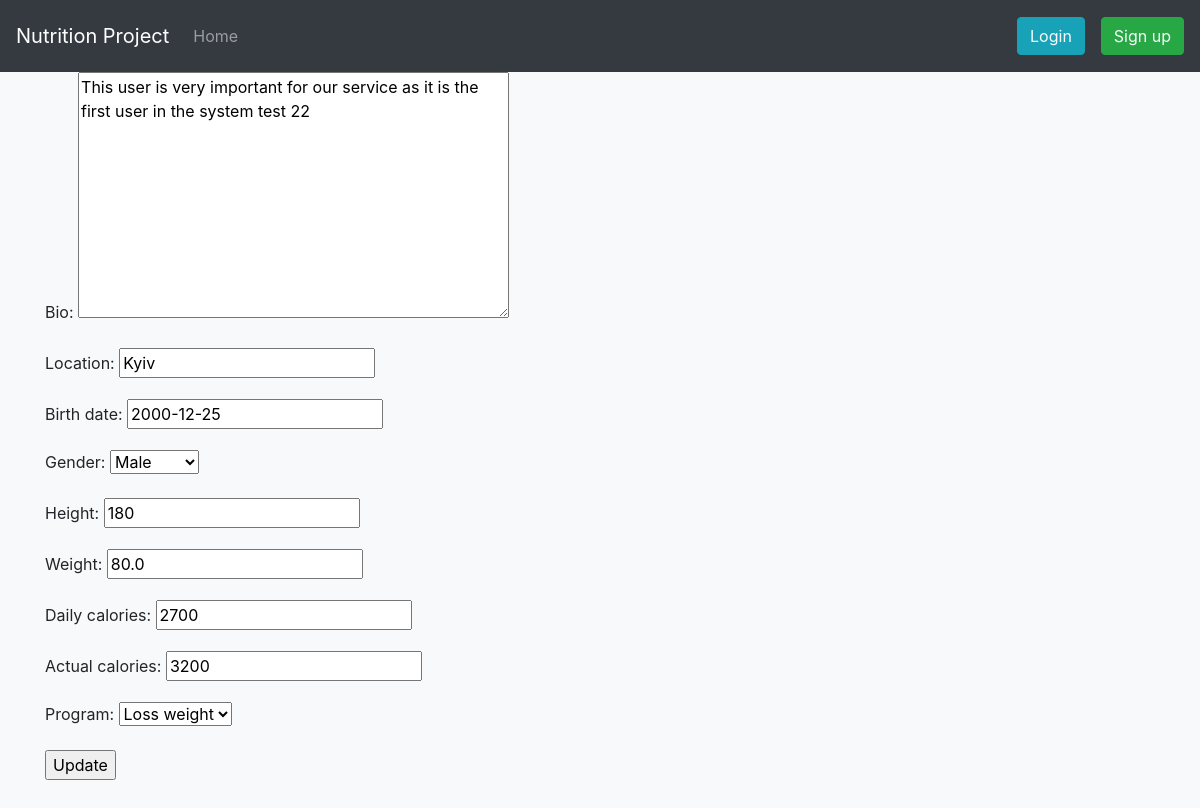
/nutrition/1/update, run on the app's committed database.
### nutrition/models.py (models this page shows, shortened)
class Profile(models.Model):
    user = models.OneToOneField(User, on_delete=models.CASCADE)
    medical_info = models.OneToOneField(MedicalInfo, on_delete=models.CASCADE)
    bio = models.TextField(max_length=500, blank=True)
    location = models.CharField(max_length=30, blank=True)
    birth_date = models.DateField(null=True, blank=True)
    gender = models.IntegerField(choices=GENDER_CHOICES)
    height = models.IntegerField()
    weight = models.FloatField()
    daily_calories = models.IntegerField()
    actual_calories = models.IntegerField()
    program = models.ForeignKey('Program', on_delete=models.SET_NULL, null=True, blank=True)

### nutrition/views.py (the view)
# urls.py: path('<int:pk>/update', ProfileUpdate.as_view(), name='profile-update'),
class ProfileUpdate(generic.UpdateView):
    model = Profile
    form_class = ProfileForm
    template_name_suffix = '_update_form'

### nutrition/forms.py
class ProfileForm(ModelForm):
    class Meta:
        model = Profile
        exclude = ('id', 'user', 'medical_info')

### nutrition/models.py (called while the page is built)
    def __str__(self):
        return self.name

### templates/nutrition/profile_update_form.html
{% extends 'base.html' %}
{% block content %}
    <form method="post">{% csrf_token %}
        {{ form.as_p }}
        <input type="submit" value="Update">
    </form>
{% endblock %}

### static/navbar-top-fixed.css (style rules this page uses)
body { padding-top: 4.5rem; }

### data on the page
Profile: bio "This user is very important for our service as it is the first user in the system test 22", location "Kyiv", birth_date "2000-12-25", gender "Male", height "180", weight "80.0", daily_calories "2700", actual_calories "3200", program "Loss weight"
